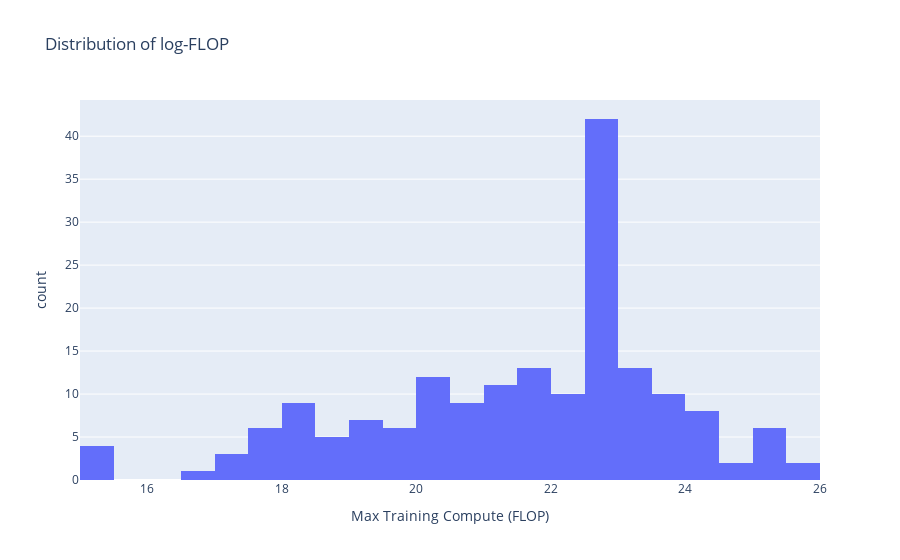
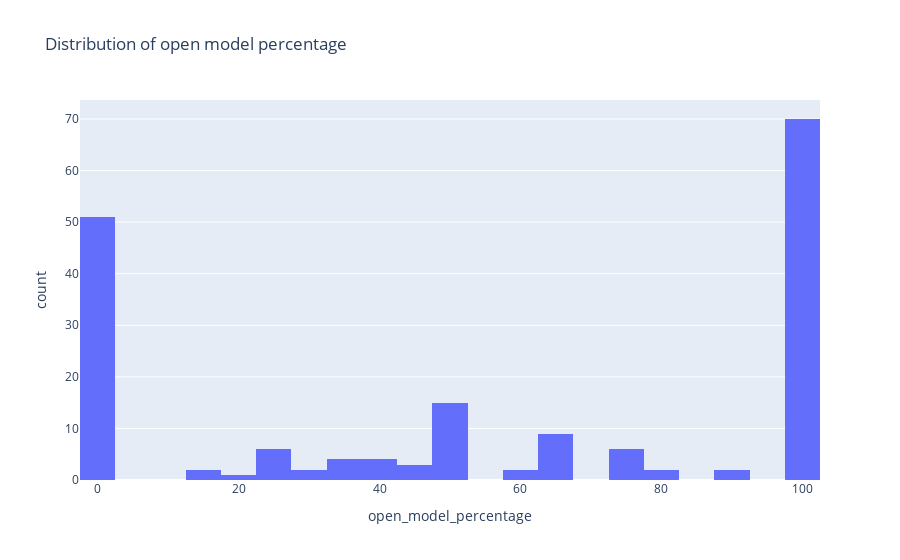
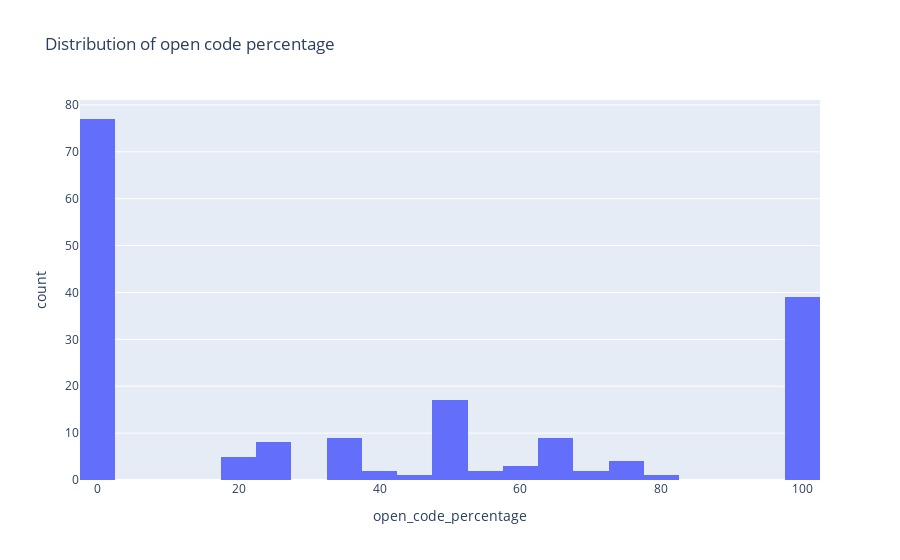
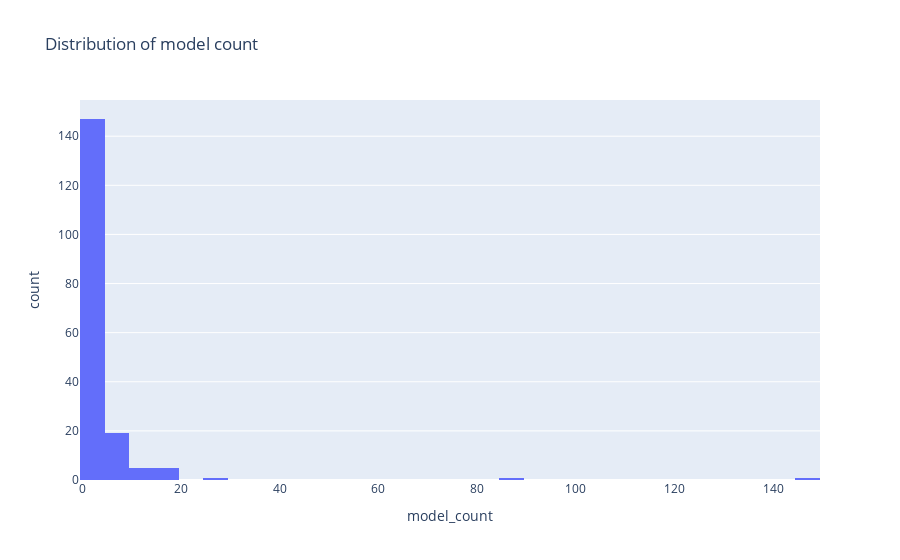

Notebook code cell kept with these figures, in order:
### Code cell
# Plot distributions
fig = px.histogram(all_models, x='Max Training Compute (FLOP)', nbins=50, title='Distribution of log-FLOP')
fig.show()
fig = px.histogram(all_models, x='open_model_percentage', nbins=50, title='Distribution of open model percentage')
fig.show()
fig = px.histogram(all_models, x='open_code_percentage', nbins=50, title='Distribution of open code percentage')
fig.show()
fig = px.histogram(all_models, x='model_count', nbins=50, title='Distribution of model count')
fig.show()

### Figure 1 — Plotly figure (JSON) as saved in the notebook; plotly's stock layout.template omitted (floating-point values rounded to 4 significant figures; data arrays with more than 128 entries replaced by an {"elided": "..."} marker saying what was removed)
{"data": [{"alignmentgroup": "True", "bingroup": "x", "hovertemplate": "Max Training Compute (FLOP)=%{x}<br>count=%{y}<extra></extra>", "legendgroup": "", "marker": {"color": "#636efa", "pattern": {"shape": ""}}, "name": "", "nbinsx": 50, "offsetgroup": "", "orientation": "v", "showlegend": false, "type": "histogram", "x": {"elided": "179 float values"}, "xaxis": "x", "yaxis": "y"}], "layout": {"barmode": "relative", "legend": {"tracegroupgap": 0}, "title": {"text": "Distribution of log-FLOP"}, "xaxis": {"anchor": "y", "domain": [0, 1], "title": {"text": "Max Training Compute (FLOP)"}}, "yaxis": {"anchor": "x", "domain": [0, 1], "title": {"text": "count"}}}}

### Figure 2 — Plotly figure (JSON) as saved in the notebook; plotly's stock layout.template omitted (floating-point values rounded to 4 significant figures; data arrays with more than 128 entries replaced by an {"elided": "..."} marker saying what was removed)
{"data": [{"alignmentgroup": "True", "bingroup": "x", "hovertemplate": "open_model_percentage=%{x}<br>count=%{y}<extra></extra>", "legendgroup": "", "marker": {"color": "#636efa", "pattern": {"shape": ""}}, "name": "", "nbinsx": 50, "offsetgroup": "", "orientation": "v", "showlegend": false, "type": "histogram", "x": {"elided": "179 float values"}, "xaxis": "x", "yaxis": "y"}], "layout": {"barmode": "relative", "legend": {"tracegroupgap": 0}, "title": {"text": "Distribution of open model percentage"}, "xaxis": {"anchor": "y", "domain": [0, 1], "title": {"text": "open_model_percentage"}}, "yaxis": {"anchor": "x", "domain": [0, 1], "title": {"text": "count"}}}}

### Figure 3 — Plotly figure (JSON) as saved in the notebook; plotly's stock layout.template omitted (floating-point values rounded to 4 significant figures; data arrays with more than 128 entries replaced by an {"elided": "..."} marker saying what was removed)
{"data": [{"alignmentgroup": "True", "bingroup": "x", "hovertemplate": "open_code_percentage=%{x}<br>count=%{y}<extra></extra>", "legendgroup": "", "marker": {"color": "#636efa", "pattern": {"shape": ""}}, "name": "", "nbinsx": 50, "offsetgroup": "", "orientation": "v", "showlegend": false, "type": "histogram", "x": {"elided": "179 float values"}, "xaxis": "x", "yaxis": "y"}], "layout": {"barmode": "relative", "legend": {"tracegroupgap": 0}, "title": {"text": "Distribution of open code percentage"}, "xaxis": {"anchor": "y", "domain": [0, 1], "title": {"text": "open_code_percentage"}}, "yaxis": {"anchor": "x", "domain": [0, 1], "title": {"text": "count"}}}}

### Figure 4 — Plotly figure (JSON) as saved in the notebook; plotly's stock layout.template omitted (floating-point values rounded to 4 significant figures; data arrays with more than 128 entries replaced by an {"elided": "..."} marker saying what was removed)
{"data": [{"alignmentgroup": "True", "bingroup": "x", "hovertemplate": "model_count=%{x}<br>count=%{y}<extra></extra>", "legendgroup": "", "marker": {"color": "#636efa", "pattern": {"shape": ""}}, "name": "", "nbinsx": 50, "offsetgroup": "", "orientation": "v", "showlegend": false, "type": "histogram", "x": {"elided": "179 int values"}, "xaxis": "x", "yaxis": "y"}], "layout": {"barmode": "relative", "legend": {"tracegroupgap": 0}, "title": {"text": "Distribution of model count"}, "xaxis": {"anchor": "y", "domain": [0, 1], "title": {"text": "model_count"}}, "yaxis": {"anchor": "x", "domain": [0, 1], "title": {"text": "count"}}}}
